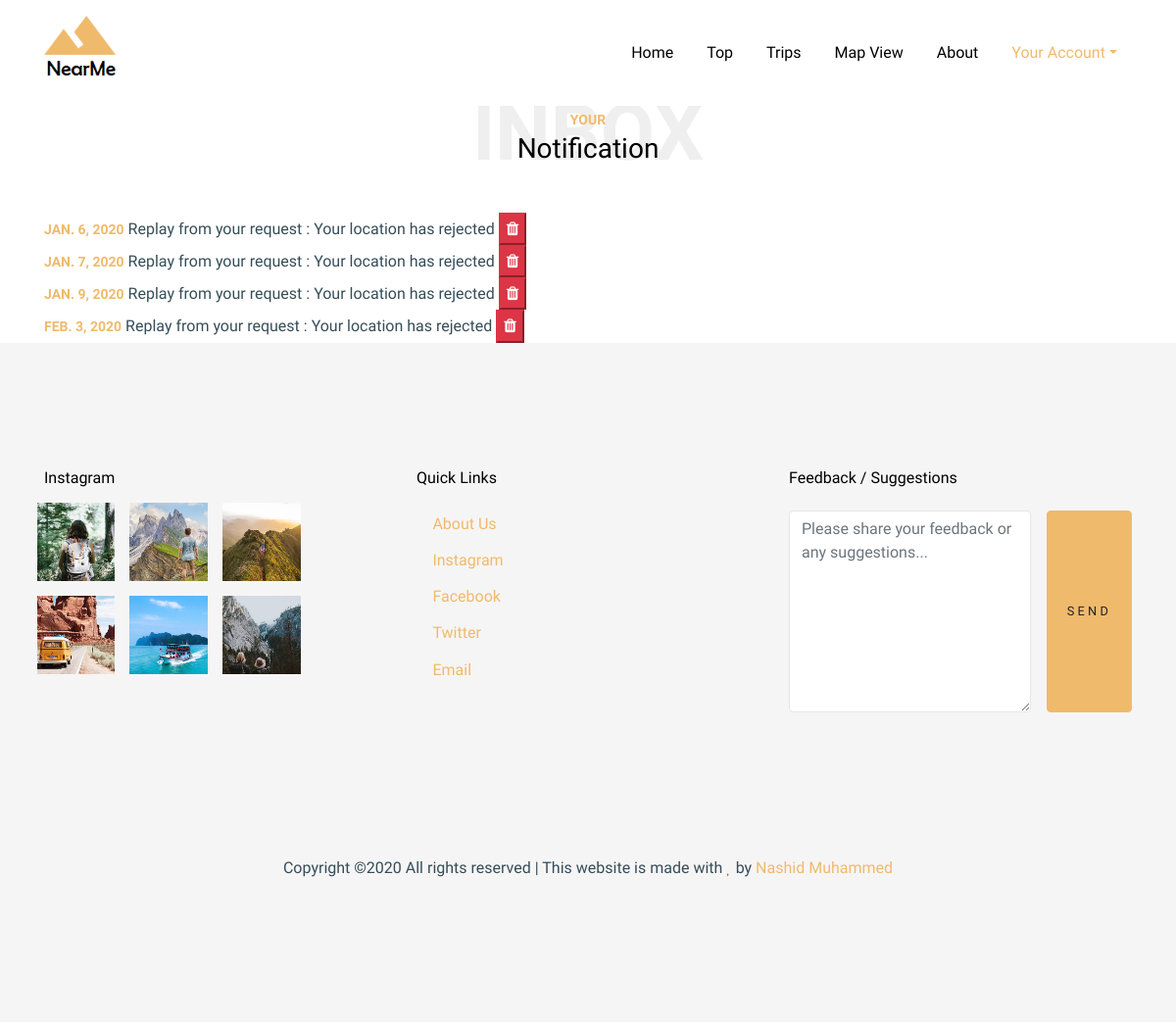
Screenshot of /notification (signed in) with the database file from the repository.
### locationfinder/models.py (models this page shows)
class locre(models.Model):
    date = models.DateField()
    userid = models.CharField(max_length=100)
    locstatus = models.TextField(null=True)

### locationfinder/views.py (the view)
# urls.py: path('notification',views.notification,name='notification'),
def notification(request):
    try:
        c = request.session['name']
        print(c)
        d= fedre.objects.filter(userid=c)
        e= locre.objects.filter(userid=c)
        return render(request, 'notification.html',{'s':d,'t':e})
    except:
        return render(request,'notification.html')

### templates/notification.html (shortened to what this page needs)
<!doctype html>
{% load static %}
<html lang="en">
  <head>
    <link rel="stylesheet" href="{% static 'fonts/icomoon/style.css' %}">
    <link rel="stylesheet" href="https://cdnjs.cloudflare.com/ajax/libs/font-awesome/4.7.0/css/font-awesome.min.css">
    <link rel="stylesheet" href="{% static 'css/bootstrap.min.css' %}">
    <link rel="stylesheet" href="{% static 'css/bootstrap-datepicker.css' %}">
    <link rel="stylesheet" href="{% static 'css/jquery.fancybox.min.css' %}">
    <link rel="stylesheet" href="{% static 'css/owl.carousel.min.css' %}">
    <link rel="stylesheet" href="{% static 'css/owl.theme.default.min.css' %}">
    <link rel="stylesheet" href="{% static 'fonts/flaticon/font/flaticon.css' %}">
    <link rel="stylesheet" href="css/aos.css">
    <link rel="stylesheet" href="{% static 'css/style.css' %}">
  </head>
  <body data-spy="scroll" data-target=".site-navbar-target" data-offset="300">
    <div class="site-wrap" id="home-section">
      <header class="site-navbar site-navbar-target" role="banner">
        <div class="container">
          <div class="row align-items-center position-relative">
            <div class="col-3 ">
              <div class="site-logo">
                <a href="{% static 'index.html'%}" class="font-weight-bold">
                  <img src="{% static 'images/logo.png' %}" alt="Image" class="img-fluid">
                </a>
              </div>
            </div>
            <div class="col-9  text-right">
              <nav class="site-navigation text-right ml-auto d-none d-lg-block" role="navigation">
                <ul class="site-menu main-menu js-clone-nav ml-auto ">
                  <li><a href="home" class="nav-link">Home</a></li>
                  <li><a href="home" class="nav-link">Top</a></li>
                  <li><a href="#" class="nav-link">Trips</a></li>
                  <li><a href="blog.html" class="nav-link">Map View</a></li>
                  <li><a href="about" class="nav-link">About</a></li>
                  <li class="active"><a class="dropdown-toggle" data-toggle="dropdown"> Your Account</a>
                  </li>
                </ul>
              </nav>
            </div>
          </div>
        </div>
      </header>
        <div class="container">
        <div class="row justify-content-center text-center">
          <div class="col-md-10">
            <div class="heading-39101 mb-5">
              <span class="backdrop text-center">Inbox</span>
              <span class="subtitle-39191">Your</span>
              <h3>Notification</h3>
            </div>
          </div>
        </div>
          {% if t %}
            {% for i in t %}
              <form action="trash" method="post">{% csrf_token %}
                <span class="subtitle-39191">{{i.date}}</span> Replay from your request : {{i.locstatus}}  <button class="btn-danger" value="{{i.id}}" name="btn-rmv"><i class="fa fa-trash"></i> </button><br>
              </form>
            {% endfor %}
          {% endif %}
        </div>
    <footer class="site-footer bg-light">
      <div class="container">
        <div class="row">
          <div class="col-lg-3">
            <h2 class="footer-heading mb-3">Instagram</h2>
            <div class="row">
              <div class="col-4 gal_col">
                <a href="#"><img src="{% static 'images/insta_1.jpg' %}" alt="Image" class="img-fluid"></a>
              </div>
              <div class="col-4 gal_col">
                <a href="#"><img src="{% static 'images/insta_2.jpg' %}" alt="Image" class="img-fluid"></a>
              </div>
              <div class="col-4 gal_col">
                <a href="#"><img src="{% static 'images/insta_3.jpg' %}" alt="Image" class="img-fluid"></a>
              </div>
              <div class="col-4 gal_col">
                <a href="#"><img src="{% static 'images/insta_4.jpg' %}" alt="Image" class="img-fluid"></a>
              </div>
              <div class="col-4 gal_col">
                <a href="#"><img src="{% static 'images/insta_5.jpg' %}" alt="Image" class="img-fluid"></a>
              </div>
              <div class="col-4 gal_col">
                <a href="#"><img src="{% static 'images/insta_6.jpg' %}" alt="Image" class="img-fluid"></a>
              </div>
            </div>
          </div>
          <div class="col-lg-8 ml-auto">
            <div class="row">
              <div class="col-lg-6 ml-auto">
                <h2 class="footer-heading mb-4">Quick Links</h2>
                <ul class="list-unstyled">
                  <li><a href="about"><i class="icon-user " ></i> About Us</a></li>
                  <li><a href="https://www.instagram.com/na_szi/"><i class="icon-instagram " ></i> Instagram</a></li>
                  <li><a href="https://www.facebook.com/nashid.muhammed.t"><i class="icon-facebook " ></i> Facebook</a></li>
                  <li><a href="https://twitter.com/MUHAMMEDNASHIDT"><i class="icon-twitter " ></i> Twitter</a></li>
                  <li><a href="https://mail.google.com/mail"><i class="icon-envelope " ></i> Email</a></li>
                </ul>
              </div>
              <div class="col-lg-6">
                <h2 class="footer-heading mb-4">Feedback / Suggestions</h2>
                <form action="feed" class="d-flex" class="subscribe" method="post" enctype="multipart/form-data">
                  <textarea  class="form-control mr-3" name="feedback" cols="4" rows="8" placeholder="Please share your feedback or any suggestions..."></textarea>
                  <input type="submit" value="Send" class="btn btn-primary">
                </form>
              </div>
            </div>
          </div>
        </div>
        <div class="row pt-5 mt-5 text-center">
          <div class="col-md-12">
            <div class="border-top pt-5">
              <p>
            Copyright &copy;<script>document.write(new Date().getFullYear());</script> All rights reserved | This website is made with <i class="icon-heart text-danger" aria-hidden="true"></i> by <a href="#" target="_blank" >Nashid Muhammed</a>
            </p>
            </div>
          </div>
        </div>
      </div>
    </footer>
    </div>
  </body>
</html>

### static/css/style.css (style rules this page uses)
html { overflow-x: hidden; }
body { line-height: 1.7; color: #364d59 !important; font-weight: 300; font-size: 1rem; font-family: "Work Sans", sans-serif; }
a { -webkit-transition: .3s all ease; -o-transition: .3s all ease; transition: .3s all ease; text-decoration: none; }
h1, h2, h3, h4, h5, .h1, .h2, .h3, .h4, .h5 { color: #000; font-family: "Work Sans", sans-serif; }
.btn { font-size: .8rem; text-transform: uppercase; letter-spacing: .2rem; padding: 10px 20px; text-decoration: none; }
.form-control { height: 55px; background: #fff !important; font-family: "Work Sans", -apple-system, BlinkMacSystemFont, "Segoe UI", Roboto, "Helvetica Neue", Arial, "Noto Sans", sans-serif, "Apple Color Emoji", "Segoe UI Emoji", "Segoe UI Symbol", "Noto Color Emoji"; }
.site-footer { padding: 4em 0; background: #efba6c; }
@media (min-width: 768px) { .site-footer { padding: 8em 0; } }
.site-footer .border-top { border-top: 1px solid rgba(255, 255, 255, 0.1) !important; }
.site-footer ul li { margin-bottom: 10px; }
.site-footer .footer-heading { font-size: 16px; }
.site-navbar { margin-bottom: 0px; z-index: 1999; top: 0; width: 100%; padding: 1rem; background: white; }
.site-navbar .site-logo { margin: 0; padding: 0; font-size: 1.7rem; }
.site-navbar .site-logo a { text-transform: uppercase; color: #fff; }
.site-navbar .site-logo a img { width: 73px; }
.site-navbar .site-navigation .site-menu { margin: 0; padding: 0; margin-bottom: 0; }
.site-navbar .site-navigation .site-menu .active { color: #efba6c !important; }
.site-navbar .site-navigation .site-menu a { text-decoration: none !important; display: inline-block; }
.site-navbar .site-navigation .site-menu > li { display: inline-block; }
.site-navbar .site-navigation .site-menu > li > a { margin-left: 15px; margin-right: 15px; padding: 20px 0px; color: #000 !important; display: inline-block; text-decoration: none !important; }
.site-navbar .site-navigation .site-menu > li.active > a { color: #efba6c !important; }
.site-mobile-menu .site-nav-wrap { padding: 0; margin: 0; list-style: none; position: relative; }
.site-mobile-menu .site-nav-wrap a { padding: 10px 20px; display: block; position: relative; color: #212529; }
.site-mobile-menu .site-nav-wrap li { position: relative; display: block; }
.site-mobile-menu .site-nav-wrap li.active > a { color: #efba6c; }
.site-mobile-menu .site-nav-wrap > li { display: block; position: relative; float: left; width: 100%; }
.site-mobile-menu .site-nav-wrap > li > a { padding-left: 20px; font-size: 20px; }
.form-control { border: none; border: 1px solid #e6e6e6; }
.bg-light { background-color: #f6f5f5 !important; }
.subtitle-39191 { color: #efba6c; text-transform: uppercase; font-size: 14px; font-weight: bold; }
.heading-39101 { position: relative; }
.heading-39101 .backdrop { line-height: 1; top: -20%; position: absolute; text-transform: uppercase; z-index: -1; font-weight: 900 !important; font-size: 5rem; color: #efefef; }
.heading-39101 .backdrop.text-center { left: 50%; -webkit-transform: translateX(-50%); -ms-transform: translateX(-50%); transform: translateX(-50%); }
.row > .gal_col { padding-right: 7.5px; padding-left: 7.5px; margin-bottom: 15px; }

### rows the page displays
locre: date "JAN. 6, 2020", locstatus "Your location has rejected", {{ i.id }} 2 (drawn)
locre: date "JAN. 7, 2020", locstatus "Your location has rejected", {{ i.id }} 3 (drawn)
locre: date "JAN. 9, 2020", locstatus "Your location has rejected", {{ i.id }} 14 (drawn)
locre: date "FEB. 3, 2020", locstatus "Your location has rejected", {{ i.id }} 15 (drawn)
